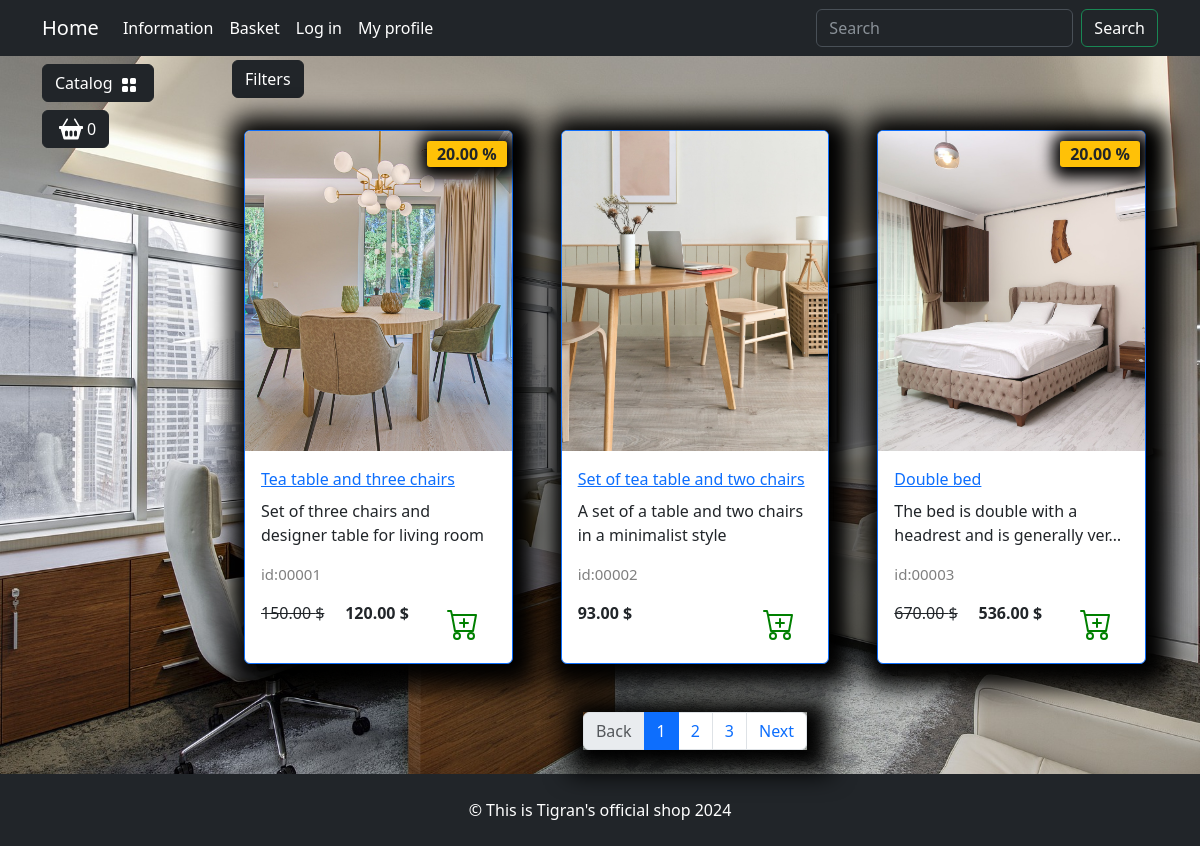
Page /catalog/all-products/ on the committed database.
### goods/models.py (models this page shows, shortened)
class Products(models.Model):
    name = models.CharField(max_length=150, unique=True)
    slug = models.SlugField(max_length=200, unique=True, blank=True, null=True)
    description = models.TextField(blank=True, null=True)
    image = models.ImageField(upload_to='goods_images', blank=True, null=True)
    price = models.DecimalField(default=0.00,max_digits=7, decimal_places=2)
    discount = models.DecimalField(default=0.00,max_digits=4, decimal_places=2)
    quantity = models.PositiveIntegerField(default=0)
    category = models.ForeignKey(to=Category, on_delete=models.CASCADE)
    class Meta:
        db_table = 'product'
        ordering = ('id',)
    def display_id(self):
        return  f'{self.id:05}'
    def sell_price(self):
        if self.discount:
            return round(self.price - self.price * self.discount/100, 2)
        return self.price

### goods/views.py (the view)
# urls.py: path('catalog/', include('goods.urls', namespace='catalog'))
def catalog(request, category_slug) -> HttpResponse:
    page = request.GET.get('page', 1)
    on_sale = request.GET.get('on_sale', None)
    order_by = request.GET.get('order_by', None)
    if category_slug == 'all-products':
        goods = Products.objects.all()
    else:
        goods = get_list_or_404(Products.objects.filter(category__slug=category_slug))
    if on_sale:
        goods = goods.filter(discount__gt=0)
    if order_by and order_by != "default":
        goods = goods.order_by(order_by)
    paginator = Paginator(goods, 3)
    current_page = paginator.page(int(page))
    context = {
        'title': 'Home - Catalog',
        'goods': current_page,
        'slug_url': category_slug,
    }
    return render(request, 'goods/catalog.html', context)

### goods/templatetags/goods_tags.py (called while the page is built)
@register.simple_tag()
def tag_categories():
    return  Category.objects.all()

### goods/templates/goods/catalog.html (shortened to what this page needs)
{% extends "main/base.html" %}
{% load static  %}
{% block content %}
<div class="row">
    <div class="dropdown mb-2">
        <button class="btn btn-secondary dropdown-toggle btn-dark" type="button" data-bs-toggle="dropdown"
                aria-expanded="false">
            Filters
        </button>
    </div>
    {% for product in goods %}
    <div class="col-lg-4 col-md-6 p-4">
        <div class="card border-primary rounded custom-shadow">
            <img src="{{ product.image.url }}" class="card-img-top" alt="...">
            <div class="card-body">
                <a href="{% url 'catalog:product' product.slug%}">
                    <p class="card-title">{{ product.name }}</p>
                </a>
                <p class="card-text ">{{ product.description|truncatechars:55 }}</p>
                <p class="product_id">id:{{ product.display_id}}</p>
                <div class="d-flex justify-content-between">
                    {% if product.discount %}
                    <p><s>{{ product.price }} $ </s></p>
                    <p><strong>{{ product.sell_price }} $</strong></p>
                    <span class="badge bg-warning text-dark"> {{ product.discount }} %</span>
                    {% else %}
                    <p><strong>{{ product.price }} $</strong></p>
                    {% endif %}
                    <a href="#" class="btn add-to-cart">
                        <img class="mx-1" src="{% static " deps/icons/cart-plus.svg" %}" alt="Catalog Icon"
                        width="32" height="32">
                    </a>
                </div>
            </div>
        </div>
    </div>
    {% endfor %}
</div>
<nav aria-label="Page navigation example">
    <ul class="pagination justify-content-center my-4">
        <div class="custom-shadow d-flex">
            <li class="page-item  {% if not  goods.has_previous %} disabled{% endif%} ">
                <a class="page-link" href="{% if goods.has_previous %}?page={{goods.previous_page_number}}{% else %}#{% endif%}">Back</a>
            </li>
            {% for page in goods.paginator.page_range %}
            {% if page >= goods.number|add:-2 and page <= goods.number|add:2 %}
            <li class="page-item {% if goods.number == page %} active {% endif %}"><a class="page-link"
                                                                                      href="?page={{ page }}">{{ page }}</a>
            </li>
            {% endif %}
            {% endfor %}
            <li class="page-item  {% if not  goods.has_next %} disabled{% endif%} ">
                <a class="page-link" href="{% if goods.has_next %}?page={{ goods.next_page_number }}{% else %}#{% endif %}">Next</a>
            </li>
        </div>
    </ul>
</nav>
{% endblock %}
{% block footer %}
<footer class="py-4 bg-dark">
    <div class="container">
        <p class="m-0 text-center text-white"> &copy; This is Tigran's official shop 2024</p>
    </div>
</footer>
{% endblock %}

### main/templates/main/base.html (shortened to what this page needs)
{% load static %}
{% load goods_tags %}
<!DOCTYPE html>
<html lang="en">
<head>
    <link rel="stylesheet" href="{% static 'deps/css/bootstrap/bootstrap.min.css' %}">
    <link rel="stylesheet" href="{% static 'deps/css/my_css.css' %}">
</head>
<body>
    <header>
        <nav class="navbar navbar-expand-lg bg-dark" data-bs-theme="dark">
            <div class="container">
                <a class="navbar-brand" href="{% url 'main:index' %}">Home</a>
                <div class="collapse navbar-collapse" id="navbarSupportedContent">
                    <ul class="navbar-nav me-auto mb-2 mb-lg-0">
                        <li class="nav-item dropdown ">
                            <a class="nav-link dropdown-toggle text-white" href="#" role="button"
                                data-bs-toggle="dropdown" aria-expanded="false">
                               Information
                            </a>
                        </li>
                        <li class="nav-item">
                            <a class="nav-link  text-white" href="carts/cart.html">Basket</a>
                        </li>
                        <li class="nav-item">
                            <a class="nav-link  text-white" href="users/login.html">Log in</a>
                        </li>
                        <li class="nav-item dropdown ">
                            <a class="nav-link dropdown-toggle text-white" href="#" role="button"
                                data-bs-toggle="dropdown" aria-expanded="false">
                                My profile
                            </a>
                        </li>
                    </ul>
                    <form class="d-flex" role="search">
                        <input class="form-control me-2" type="search" placeholder="Search" aria-label="Search">
                        <button class="btn btn-outline-success text-white" type="submit">Search</button>
                    </form>
                </div>
            </div>
        </nav>
    </header>
    <section>
        <div class="container">
            <div class="row mt-1 position-fixed z-3">
                <div class="dropdown mb-2">
                    <button class="btn btn-secondary dropdown-toggle btn-dark" type="button" data-bs-toggle="dropdown"
                        aria-expanded="false">
                        Catalog
                        <img class="mx-1" src="{% static 'deps/icons/grid-fill.svg' %}" alt="Catalog Icon" width="16"
                             height="16">
                    </button>
                        {% tag_categories as categories %}
                </div>
                <div>
                    <button type="button" class="btn btn-dark btn-secondary d-flex" id="modalButton"
                        aria-expanded="false">
                        <img class="mx-1" src="{% static 'deps/icons/basket2-fill.svg' %}" alt="Catalog Icon" width="24"
                             height="24">
                        <span id="goods-in-cart-count">0</span>
                    </button>
                </div>
            </div>
        </div>
        <div class="container">
            <div class="row mt-1">
                <div class="col-lg-2">
                </div>
                <div class="col-lg-10">
                    {% block content  %} {% endblock %}
                </div>
            </div>
        </div>
    </section>
    {% block footer %}  {% endblock %}
</body>
</html>

### static/deps/css/my_css.css (style rules this page uses)
body { background-image: url("../images/bg-image.jpg"); background-repeat: no-repeat; background-attachment: fixed; background-position: center center; background-size: cover; height: 100%; }
.dropdown-toggle::after { content: none; }
.custom-shadow { box-shadow: 5px 5px 25px 19px #000000; }
.product_id { color: gray; font-size: 15px; }
.badge.bg-warning.text-dark { position: absolute; top: 10px; right: 5px; z-index: 1; padding: 5px 10px; border-radius: 3px; font-size: 1rem; box-shadow: 2px 2px 15px 9px #000000; }

### rows in the picture
Products: image (picture), name "Tea table and three chairs", description "Set of three chairs and designer table for living room", display_id "00001", price "150.00", sell_price "120.00", discount "20.00"
Products: image (picture), name "Set of tea table and two chairs", description "A set of a table and two chairs in a minimalist style", display_id "00002", price "93.00"
Products: image (picture), name "Double bed", description "The bed is double with a headrest and is generally ver…", display_id "00003", price "670.00", sell_price "536.00", discount "20.00"

### other values in the picture
{{ page }} "1" "2" "3"
